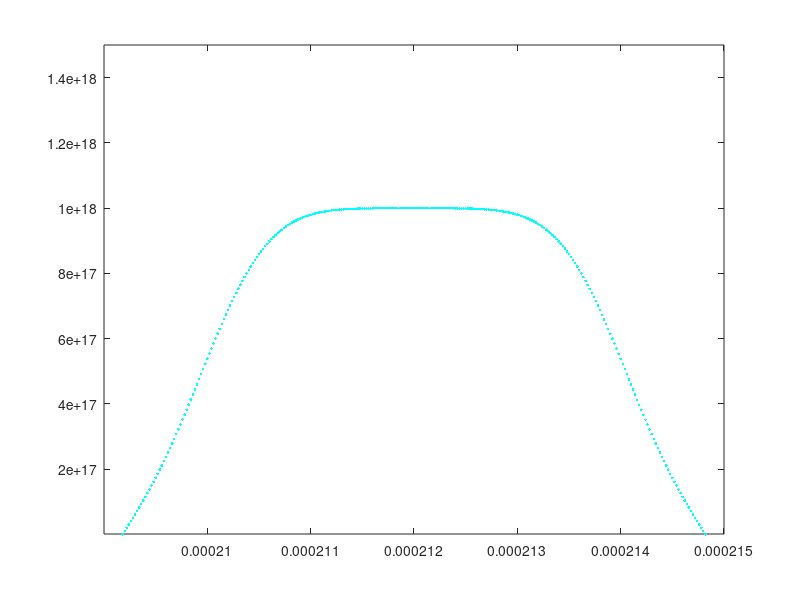

Source code (MATLAB):
clc; 
clear all
D=1.2662e-14; % diffusivity @ 1000 C 
r=1;
ts=1;
te=1;
z=1;
tq=1;
n=1;% counter
u=(1e15-1e18)/(4.1e-13);

%%%%%%%%%%%%%%%%%%%%%%%%%     x axis  (width)      %%%%%%%%%%%%%%%%%%%%%%%
for n=1:1:42
    tx(n)=2.1e-4-(2e-8)*(n-1);
end
for n=42:-1:1
    tj(ts)=tx(n);
    ts=ts+1;
end
for n=1:1:241
    tj(ts)=2.1e-4+(2e-8)*(n);
    ts=ts+1;
end

%%%%%%%%%%%%%%%%%%%%%%%%%%%% y axis (concentration) %%%%%%%%%%%%%%%%%%%%%%
for b=2.099e-4:2e-8:2.1e-4
    tc(tq)=u*(b-2.12e-4).^2+1e15-u*(2.1e-6)^2;
    tq=tq+1;
end
for b=2.1002e-4:2e-8:2.14e-4
    tc(tq)=1e18;
    tq=tq+1;
end
for b=2.1402e-4:2e-8:2.141e-4
    tc(tq)=u*(b-2.12e-4).^2+1e15-u*(2.1e-6)^2;
    tq=tq+1;
end
for tp=1:1:36
    gc(tp)=0;
end
for tp=37:1:247
    gc(tp)=tc(te);
    te=te+1;
end
for tp=248:1:283
    gc(tp)=0;
end

%%%%%%%%%%%%%%%%%%%%%%%%%%%%%%%%%  Diffusion  %%%%%%%%%%%%%%%%%%%%%%%%%%%%%
for z=1:1:(10/0.001)
    for s=2:1:282
        gc(s)=gc(s)+D*0.001*(gc(s-1)+gc(s+1)-2*gc(s))/((2e-8)^2);%2e-8 cm,0.2nm
    end
end
%%%%%%%%%%%%%%%%%%%%%%%%%%%%%%%%%%%%%%%%%%%%%%%%%%%%%%%%%%%%%%%%%%%%%%%%%%%
plot(tj,gc,'.c','LineWidth',2);
axis([2.09e-4 2.15e-4 1e15 1.5e18]);

